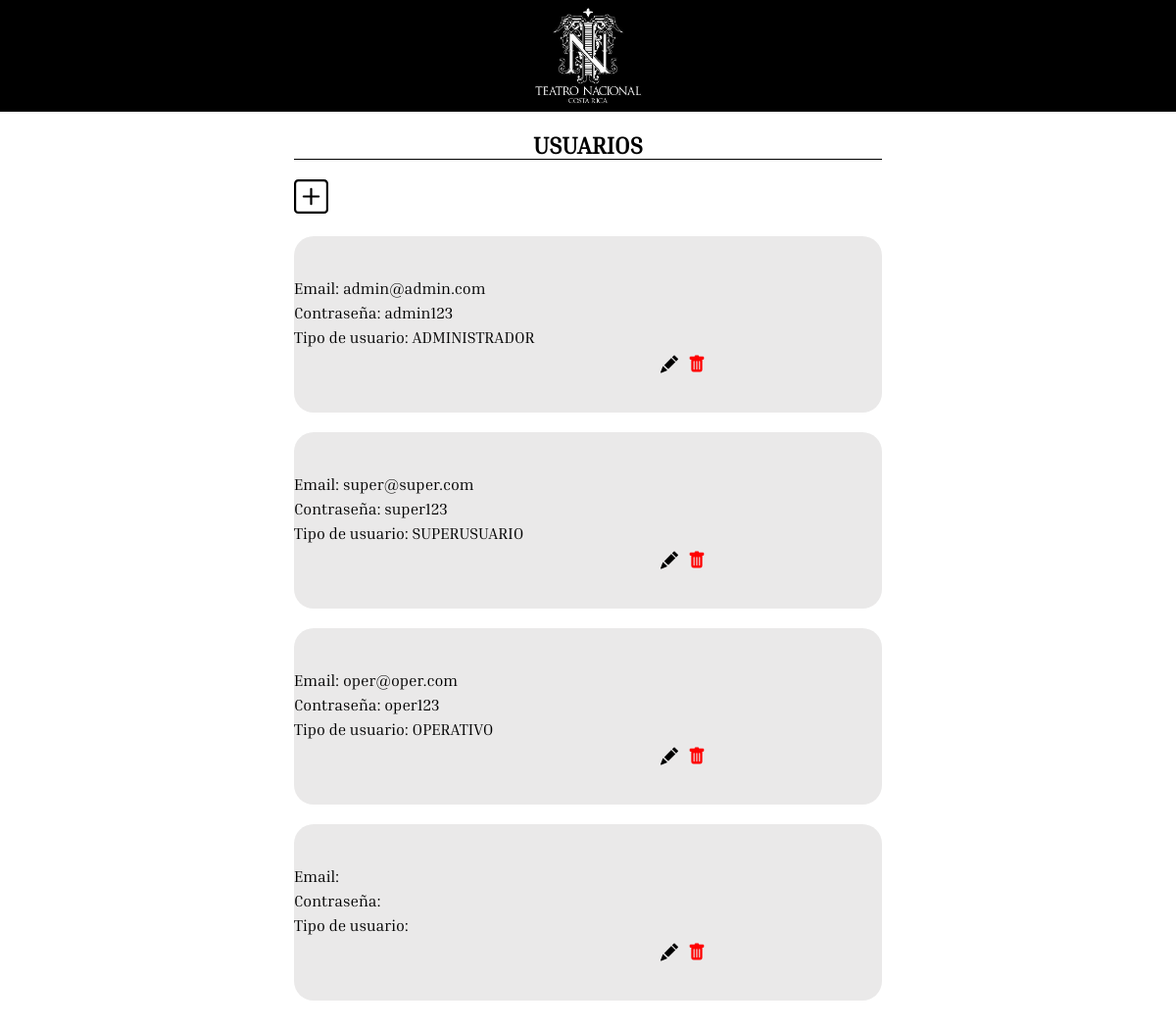
/listaUsuarios/, run on the app's committed database.
### modelo/models.py (models this page shows, shortened)
class Usuario(models.Model):
    class TUsuario(models.TextChoices):
        ADMINISTRADOR = 'ADMINISTRADOR', 'ADMINISTRADOR'
        SUPERUSUARIO = 'SUPERUSUARIO', 'SUPERUSUARIO'
        OPERATIVO = 'OPERATIVO', 'OPERATIVO'
    tUsuario = models.CharField(max_length=25 , choices=TUsuario.choices, default=TUsuario.OPERATIVO)
    contrasena = models.CharField(max_length=100)
    email = models.CharField(max_length=100, unique=True)

### modelo/views.py (the view)
# urls.py: path('listaUsuarios/', views.listUsers, name='listUsuarios'),
def listUsers(request):
    usuarios = Usuario.objects.all()
    return render(request, 'listaUsuarios.html', { 'usuarios' : usuarios })

### modelo/templates/listaUsuarios.html (shortened to what this page needs)
{% extends 'baseAdmin.html' %}
{% block content %}
{% load static %}
<div class="tituloLista">
    <h2>USUARIOS</h2>
</div>
<form action="agregarUsuario/">
    <div id="agregarbotonContainer">
        <button id="agregarBoton">
        </button>
    </div>
</form>
<div id="listaGeneralContainer">
    {% for usuario in usuarios %}
    <div class="cardEstandar" action="elementoInfoAdmin">
        <div class="cardInfo">
            <div class="filaCard"><span>Email: {{usuario.email}}</span></div>
            <div class="filaCard"><span>Contraseña: {{usuario.contrasena}}</span></div>
            <div class="filaCard"><span>Tipo de usuario: {{usuario.tUsuario}}</span></div>
            <div class="filaCard fila_rowR">
                <form action="deleteUsuario/{{usuario.id}}" method="post">
                    <button class="botonCard botonesColor">
                    </button>
                </form>
                <form action="updateUsuario/{{usuario.id}}">
                    <button class="botonCard">
                    </button>
                </form>
            </div>
        </div>
    </div>
    {% endfor %}
</div>
</div>
{% endblock content %}

### modelo/static/styles/admins.css (style rules this page uses)
* { margin: 0px; padding: 0px; font-family:'Inria Serif'; }
html { width:100vw; height:100vh; }
body { background-color: rgb(255, 255, 255); position : absolute; width : 100%; height : 100%; overflow-x: hidden; overflow-y: auto; }
.tituloLista { width: 600px; display: flex; flex-direction: column; align-items: center; margin-top: 20px; margin-bottom: 20px; border-bottom: 1px solid black; }
#agregarbotonContainer { width: 600px; display: flex; flex-direction: row; align-items: flex-start; }
#agregarBoton { background: none; border:none; }
#listaGeneralContainer { height: auto; }
.cardEstandar { width: 600px; height: 180px; margin-top: 20px; background-color: #EAE9E9; border-radius: 20px; display: flex; flex-direction: row; align-items: center; }
.filaCard { width: 430px; margin-top: 5px; }
.fila_rowR { display: flex; flex-direction: row-reverse; }
.botonCard { background: none; display: flex; flex-direction: row-reverse; margin-right: 10px; border:none; cursor: pointer; }
.botonesColor { color: red; }

### data on the page
Usuario: email "admin@admin.com", contrasena "admin123", tUsuario "ADMINISTRADOR"
Usuario: email "super@super.com", contrasena "super123", tUsuario "SUPERUSUARIO"
Usuario: email "oper@oper.com", contrasena "oper123", tUsuario "OPERATIVO"
